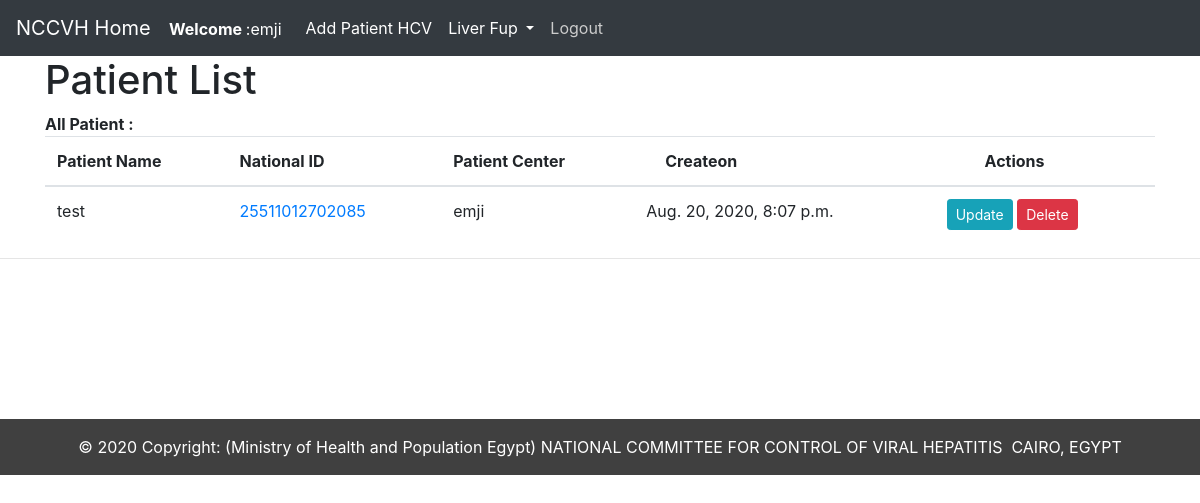
Page /LiverFup/LiverList/ (signed in) on the committed database.
### LiverFup/models.py (models this page shows, shortened)
class inrollment(models.Model):
    patient_name =models.CharField(max_length=200,null=False)
    National_ID =models.CharField( max_length=14,null=False,unique=True)
    Center_ID=models.ForeignKey(User,on_delete=models.SET_NULL, null=True)
    age = models.IntegerField(null=False)
    Gender_choices=(
        ('Male','Male'),
        ('Female','Female'),
    )
    gender=models.CharField(choices=Gender_choices, max_length=300,null=True,blank=True)
    Comorbidities_choise =(
        ('No Comorbidities','No Comorbidities'),
        ('Cardiac','Cardiac'),
        ('Chest','Chest'),
        ('Renal','Renal'),
        ('Other','Other'),
    )
    Comorbidities = models.CharField(choices=Comorbidities_choise,max_length=50,null=True,blank=True)
    Cause_of_Liver_Cirrhosis_choise= (
        ('HCV','HCV'),
        ('HBV','HBV'),
        ('Other Cuses','Other Cuses'),
    )
    Cause_of_Liver_Cirrhosis=models.CharField(choices=Cause_of_Liver_Cirrhosis_choise,max_length=20,null=True,blank=True)
    in_case_HCV_choise = (
        ('SOF/DAC','SOF/DAC'),
        ('SOF/DAC/RBV','SOF/DAC/RBV'),
        ('PAR/OMB','PAR/OMB'),
        ('PAR/OMB/RBV','PAR/OMB/RBV'),
        ('SOF/DAC/SIM','SOF/DAC/SIM'),
        ('SOF/PAR/OMB/RBV','SOF/PAR/OMB/RBV'),
        ('SOF/LED','SOF/LED'),
        ('IFN/RBV','IFN/RBV'),
        ('SOF/INF/RBV','SOF/INF/RBV'),
        ('SOF/RBV','SOF/RBV'),
        ('SOF/SIM','SOF/SIM'),
        ('SOF/DAC/SIM/RBV','SOF/DAC/SIM/RBV'),
        ('N/A','N/A'),
     )
    HCV_Treatmen_If_not_Pick_Na = models.CharField(
       choices=in_case_HCV_choise
       ,max_length=50,null=True,blank=True)
    in_case_HCV_Out_come_choise = (
        ('Responder','Responder'),
        ('Relapser','Relapser'),
        ('N/A','N/A'),
    )
    In_case_OF_HCV_OutCome = models.CharField(choices=in_case_HCV_Out_come_choise,max_length=50,null=True,blank=True)
    created_on = models.DateTimeField(auto_now_add=True)

### LiverFup/views.py (the view)
# urls.py: path('LiverList/',LiverList.as_view(), name ='LiverList'),
class LiverList(ListView):
    model= inrollment
    template_name = 'LiverFup/LiverHome.html'
    ordering =['-created_on']
    paginate_by = 20

### LiverFup/templates/LiverFup/LiverHome.html
 {% extends 'base.html' %} {% block title%}home page {% endblock%} {% block content%} {% if user.is_authenticated %}
<h1>Patient List </h1>
<strong class="number"><span>All Patient :</span>{{ pcount }}</strong>
<table class ="table">
<thead>
      <tr>
        <th>Patient Name</th>
        <th>National ID</th>
        <th>Patient Center</th>
        <th>&nbsp;&nbsp;&nbsp;&nbsp;&nbsp;Createon</th>
        <th > &nbsp;&nbsp;&nbsp;&nbsp;&nbsp;&nbsp;&nbsp;&nbsp;&nbsp; Actions </th>
      </tr>
    </thead>
    <tbody>
 {% for inrollment in inrollment_list %} {% if user.id == inrollment.Center_ID.id %}
      <tr>
      <td> {{inrollment.patient_name}}</td>
        <td><a href="{% url 'inrollment-detail' inrollment.pk %}">{{inrollment.National_ID}}</td>
        <td>{{inrollment.Center_ID}}</td>
        <td>{{inrollment.created_on}}</td>
         <td> <a type="button" class="btn btn-info btn-sm" href="#">Update</a>
        <a type="button" class="btn btn-danger btn-sm" href="#">Delete</a> </td>
      </tr>
      {% endif %}{% endfor %}
    </tbody>
  </table>
 {% else %}
<strong>please login</strong> {% endif %} {% endblock%}

### nntc/templates/base.html (shortened to what this page needs)
<!doctype html>
<html lang="en">
<head>
    <link rel="stylesheet" href="https://stackpath.bootstrapcdn.com/bootstrap/4.5.0/css/bootstrap.min.css">
</head>
<body>
    <nav class="navbar navbar-expand-lg navbar-dark bg-dark">
        <a class="navbar-brand" href="{% url 'home' %}">NCCVH Home
        <small> &nbsp;&nbsp;<strong> Welcome </strong> :{{user.username}}</small> </a>
        <div class="collapse navbar-collapse" id="navbarSupportedContent">
            <ul class="navbar-nav mr-auto">
{% if user.is_authenticated %}
   <li class="nav-item">
     <a class="nav-link" href="{% url 'add_patient' %}" style = "color:white">Add Patient HCV</a>
     </li>
       <li class="nav-item dropdown">
        <a style = "color:white" class="nav-link dropdown-toggle" href="#" id="navbarDropdown" role="button" data-toggle="dropdown" aria-haspopup="true" aria-expanded="false">
          Liver Fup
        </a>
        <div class="dropdown-menu" aria-labelledby="navbarDropdown">
    <li class="nav-item">
         <a class="nav-link" href="{% url 'logout' %}" style = "color:#cccccc">Logout</a>
       </li>
</div>
{% else %}
  <li class="nav-item">
                </li>
<li class="nav-item">
                    <a class="nav-link" href="{% url 'login' %}">Login</a>
                </li>
{% endif%}
            </ul>
        </div>
    </nav>
    <div class="container">
        {% block content%} {% endblock%}
    </div>
    <hr>
    <br/>
    <br/>
    <br/>
    <br/>
    <br/>
    <br/>
   <footer style="background-color:#404040;">
  <div class="footer-copyright text-center py-3" style = "color:white">© 2020 Copyright:
    <a > (Ministry of Health and Population
Egypt) NATIONAL COMMITTEE FOR CONTROL OF VIRAL HEPATITIS
CAIRO, EGYPT</a>
<br/>
  </div>
</footer>
</body>
</html>

### rows in the picture
inrollment: patient_name "test", National_ID "25511012702085", Center_ID "emji", created_on "Aug. 20, 2020, 8:07 p.m."

### other values in the picture
{{ user.username }} "emji"
